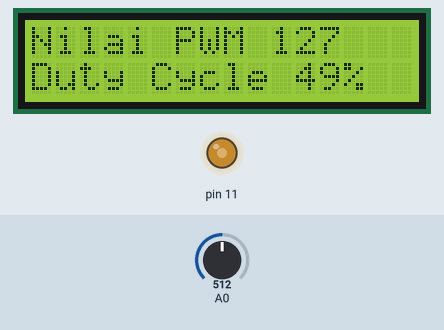
Recording of a sketch running on a simulated Arduino Uno, built with avr-gcc and run on an emulated ATmega328P. Parts: 16×2 character LCD, output pins drawn as LEDs (lit = HIGH). Inputs (shaded band) come from the test bench; at power-on: A0 = 512.

Above: at 3.2 s.
3.3 s: A0 set to 716
At 3.8 s:
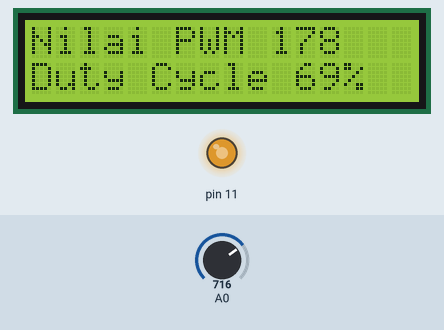
4.8 s: A0 set to 900
At 6.0 s:
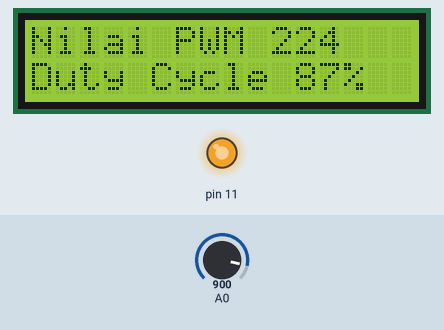
6.3 s: A0 set to 122
At 6.9 s:
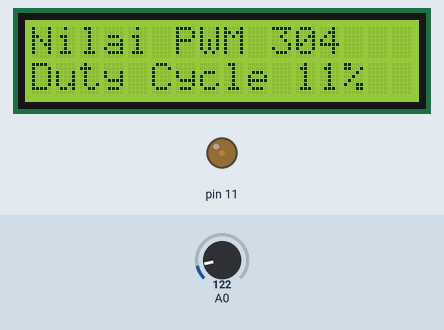
7.8 s: A0 set to 0
At 8.2 s:
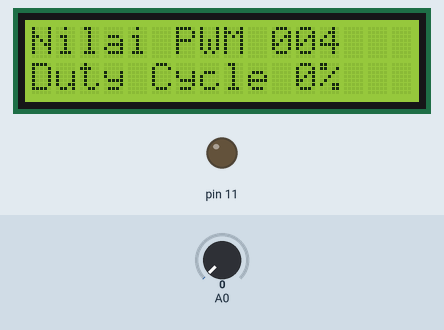
Timing chart, 0 to 10.3 s (numbered marks = the images above; inputs shaded):
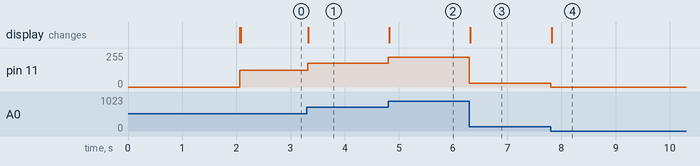

The sketch:

learn_pwm.ino
```cpp
#include <LiquidCrystal.h>
LiquidCrystal lang (2, 3, 4, 5, 6, 7);

void setup()
{
  lang.begin(16, 2);
  lang.setCursor(0, 0);
  lang.print("Arduino PWM");
  delay(2000);
  lang.clear();
}

void loop()
{
  int adc = analogRead(A0);
  int pwm = map(adc, 0, 1023, 0, 255);
  int dutyCycle = map(pwm, 0, 255, 0, 100);
  analogWrite(11, pwm);
  delay(10);
  lang.setCursor(0, 0);
  lang.print("Nilai PWM ");
  lang.print(pwm);
  lang.setCursor(0, 1);
  lang.print("Duty Cycle ");
  lang.print(dutyCycle);
  lang.print("%  ");
}
```

Measured:
- after the input at 3.3 s, pin 11: 127/255 → 178/255 at once; the display: changes at once (image 1)
- after the input at 4.8 s, pin 11: 178/255 → 224/255 at once; the display: changes at once (image 2)
- after the input at 6.3 s, pin 11: 224/255 → 30/255 at once; the display: changes at once (image 3)
- after the input at 7.8 s, pin 11: 30/255 → 0/255 at once; the display: changes at once (image 4)
